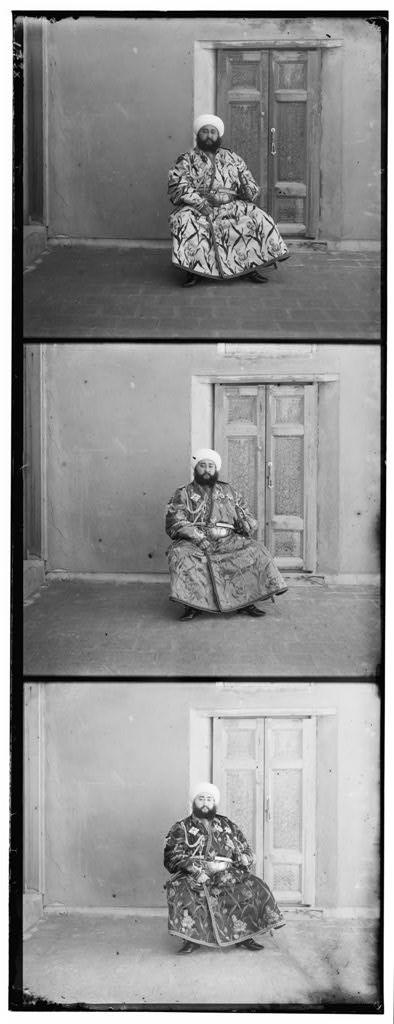
#> input picture hw1/prokudin-gorskii/00153v.jpg, 394 x 1024 px; the run also reads 1 picture not shown here
$ python main.py
#> lines starting #> are read from the running program, lines starting #| are printed output that depends on the picture
### hw1/util.py
# Utilities for EECS 442 Winter 2020 HW1
# Part of the code is based on the Dolly Zoom notebook created by David Fouhey
from itertools import product
import imageio
import matplotlib.pyplot as plt
import numpy as np


def generate_gif(R, file_name='cube.gif'):
    """
    Generate a gif of a rotating cube from a list of rotation matrices.

    Input:  R: A list of 3x3 rotation matrices.
            file_name: file_name to save files to.
    Output: None
    """
#> called with file_name = 'rotList.gif'
    with imageio.get_writer(file_name, mode='I') as writer:
        for rot in R:
            fig = renderCube(f=15, t=(0, 0, 3), R=rot)
            # Now we can save it to a numpy array.
            fig.canvas.draw()
            img = np.fromstring(fig.canvas.tostring_rgb(),
                                dtype=np.uint8,
                                sep='')
            img = img.reshape(fig.canvas.get_width_height()[::-1] + (3, ))
            writer.append_data(img)


def renderCube(f=15,
               scaleFToSize=None,
               t=np.array([0, 0, -3]),
               R=np.eye(3),
               file_name=None):
    """
    Renders a cube given camera instrinsics and extrinsics.

    Input:  f: focal length
            scaleFToSize: target size on the retina (sqrt of area)
            t: camera translation (3x1 numpy array)
            R: camera rotation (3x3 numpy array)
            file_name: file path to save image (if provided)

    Output: Matplotlib figure handle
    """
    # Render the cube
    L = generateCube()
    t = np.array(t)
    pL = projectLines(f, R, t, L)

    if scaleFToSize is not None:
        # Then adjust f so that the image is the right size
        xRange, yRange = xyrange(pL)
        geoMean = (xRange * yRange)**0.5
        f = (f / geoMean) * scaleFToSize
        # re-render with the right focal length
        pL = projectLines(f, R, t, L)

    # Generate plot
    fig = plt.figure()
    plt.title("Cube @ [x=%.1f y=%.1f z=%.1f] f=%f" % (t[0], t[1], t[2], f))
    for i in range(pL.shape[0]):
        u1, v1, u2, v2 = pL[i, :]
        plt.plot((u1, u2), (v1, v2), linewidth=2)

    # Format plot
    plt.axis('square')
    plt.xlim(-5, 5)
    plt.ylim(-5, 5)

    # Save to file if filename is provided
    if file_name:
        plt.savefig(file_name)

    return fig


def generateCube():
    """
    Generates the lines for a unit cube.
    Output: np array of lines.
    """
    lines = []
    for x, y, z in product([0, 1], [0, 1], [0, 1]):
        # all corners, check changing all the dirensions
        # if in the cube, keep, but then center at 0
        for dx, dy, dz in [(1, 0, 0), (-1, 0, 0), (0, 1, 0), (0, -1, 0),
                           (0, 0, 1), (0, 0, -1)]:
            xp, yp, zp = x + dx, y + dy, z + dz
            if min([xp, yp, zp]) >= 0 and max([xp, yp, zp]) <= 1:
                lines.append(
                    (x - 0.5, y - 0.5, z - 0.5, xp - 0.5, yp - 0.5, zp - 0.5))
    return np.vstack(lines)


# [4 lines left out: function xyrange, not called in this run]


def projectLines(f, R, t, L):
    """
    Projects lines using the camera intrinsic and extrinsic parameters.
    Input:  f: focal length
            R: camera rotation (3x3 numpy array)
            t: camera translation (3x1 numpy array)
            L: Nx6 numpy array depicting N lines in 3D
    Output: 2D projection of lines (Nx4 numpy array)
    """
    pL = np.zeros((L.shape[0], 4))
    for i in range(L.shape[0]):
        # rotate and translate
        p = np.dot(R, L[i, :3]) + t
        pp = np.dot(R, L[i, 3:]) + t
        # apply projection u = x*f/z; v = y*f/z
        # print("p: {}    pp: {}".format(p[2], pp[2]))
        pL[i, :2] = p[0] * f / p[2], p[1] * f / p[2]
        pL[i, 2:] = pp[0] * f / pp[2], pp[1] * f / pp[2]

    return np.vstack(pL)

### hw1/main.py
"""
Starter code for EECS 442 W21 HW1
"""
import os
import cv2
import numpy as np
import matplotlib; matplotlib.use('agg')
import matplotlib.pyplot as plt
from util import generate_gif, renderCube


def rotX(theta):
    """
    Generate 3D rotation matrix about X-axis
    Input:  theta: rotation angle about X-axis
    Output: Rotation matrix (3 x 3 array)

    """


    rot_x = np.zeros((3,3))
    rot_x[0,0] =1
    rot_x[1,1] = np.cos(theta)
    rot_x[1,2] = -(np.sin(theta))
    rot_x[2,1] = np.sin(theta)
    rot_x[2,2] = np.cos(theta)
    return rot_x


def rotY(theta):
    """
    Generate 3D rotation matrix about Y-axis
    Input:  theta: rotation angle along y-axis
    Output: Rotation matrix (3 x 3 array)
    """
    rot_y = np.zeros((3,3))
    rot_y[0,0] = np.cos(theta)
    rot_y[0,2] = np.sin(theta)
    rot_y[1,1] = 1
    rot_y[2,0] = -(np.sin(theta))
    rot_y[2,2] = np.cos(theta)
    return rot_y


def part1():
    # TODO: Solution for Q1
    # Task 1: Use rotY() to generate cube.gif
    rotList = [rotY(0), rotY(np.pi / 3), rotY(np.pi / 3 * 2), rotY(np.pi), rotY(np.pi / 3 * 4), rotY(np.pi / 3 * 5)]
    generate_gif(rotList, "rotList.gif")


    # Task 2:  Use rotX() and rotY() sequentially to check
    # the commutative property of Rotation Matrices
    rotList2 = [rotY(np.pi/4), np.dot(rotX(np.pi/4), rotY(np.pi/4))]
    generate_gif(rotList2, "YX.gif")
    rotList3 = [rotX(np.pi/4), np.dot(rotY(np.pi/4), rotX(np.pi/4))]
    generate_gif(rotList3, "XY.gif")

    # Task 3: Combine rotX() and rotY() to render a cube
    # projection such that end points of diagonal overlap
    # Hint: Try rendering the cube with multiple configrations
    # to narrow down the search region
    rotList4 = [np.dot(rotY(np.arcsin(np.sqrt(3) / 3)), rotX(np.pi/4))]
    generate_gif(rotList4, "onepoint.gif")
#> in part2, img is the input picture: shape (1024, 394); min 0, max 255, mean 145.2


def split_triptych(trip):
    """
    Split a triptych into thirds
    Input:  trip: a triptych (H x W matrix)
    Output: R, G, B martices
    """
    row, col = trip.shape
#> row = 1024; col = 394
    B, G, R = trip[0 : row // 3, :], trip[row // 3 : row // 3 * 2, :], trip[row // 3 * 2 : , :]
    # TODO: Split a triptych into thirds and
    # return three channels as numpy arrays
    return R, G, B


def normalized_cross_correlation(ch1, ch2):
    """
    Calculates similarity between 2 color channels
    Input:  ch1: channel 1 matrix
            ch2: channel 2 matrix
    Output: normalized cross correlation (scalar)
    """
    ch1_normed = ch1 / np.linalg.norm(ch1)
    ch2_normed = ch2 / np.linalg.norm(ch2)
    return np.sum(ch1_normed * ch2_normed)


def best_offset(ch1, ch2, metric, Xrange=np.arange(-10, 10),
                Yrange=np.arange(-10, 10)):
    """
    Input:  ch1: channel 1 matrix
            ch2: channel 2 matrix
            metric: similarity measure between two channels
            Xrange: range to search for optimal offset in vertical direction
            Yrange: range to search for optimal offset in horizontal direction
    Output: optimal offset for X axis and optimal offset for Y axis

    Note: Searching in Xrange would mean moving in the vertical
    axis of the image/matrix, Yrange is the horizontal axis
    """
    # TODO: Use metric to align ch2 to ch1 and return optimal offsets
    product = metric(ch1[15:-15,15:-15], ch2[15:-15,15:-15])
#> product = 0.973
    opt_vmov = 0
    opt_hmov = 0
    for vmov in Xrange:
        for hmov in Yrange:
            ch2_roll = np.roll(ch2, vmov, axis=0)
            ch2_roll = np.roll(ch2_roll, hmov, axis=1)
            product_temp = metric(ch1[15:-15, 15:-15], ch2_roll[15:-15, 15:-15])
            if product_temp > product:
                product = product_temp
                opt_hmov = hmov
                opt_vmov = vmov
#> this loop made 20 passes
#> after the loop, opt_hmov = -2; opt_vmov = -7; product = 0.98
    return opt_vmov, opt_hmov


def align_and_combine(R, G, B, metric):
    """
    Input:  R: red channel
            G: green channel
            B: blue channel
            metric: similarity measure between two channels
    Output: aligned RGB image
    """
    # TODO: Use metric to align the three channels
    # Hint: Use one channel as the anchor to align other two
    opt_G_v, opt_G_h = best_offset(R, G, metric)
#> opt_G_v = -7; opt_G_h = -2
    opt_B_v, opt_B_h = best_offset(R, B, metric)
#> the loop in best_offset (call 2), `for vmov in Xrange:` made 20 passes
#> pass 1, in normalized_cross_correlation (call 406), `ch2_normed = ch2 / np.linalg.norm(ch2)`:
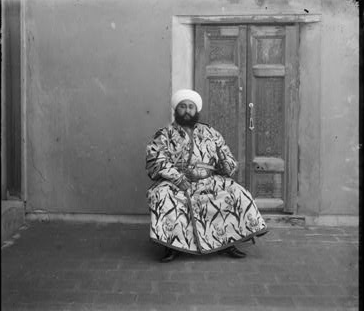
#> ch2_normed: shape (311, 364) float64; min 0, max 0.00616, mean 0.00282; drawn with min black and max white
#> opt_B_v = -10; opt_B_h = 0
    G = np.roll(G, opt_G_v, axis=0)
    G = np.roll(G, opt_G_h, axis=1)
    B = np.roll(B, opt_B_v, axis=0)
    B = np.roll(B, opt_B_h, axis=1)
    img = np.dstack((R, G, B))
#> img: shape (341, 394, 3)
    return img


def pyramid_align(filename):
    # TODO: Reuse the functions from task 2 to perform the
    # image pyramid alignment iteratively or recursively
#> called with filename = 'seoul_tableau'
    img = plt.imread("tableau/" + filename + ".jpg")
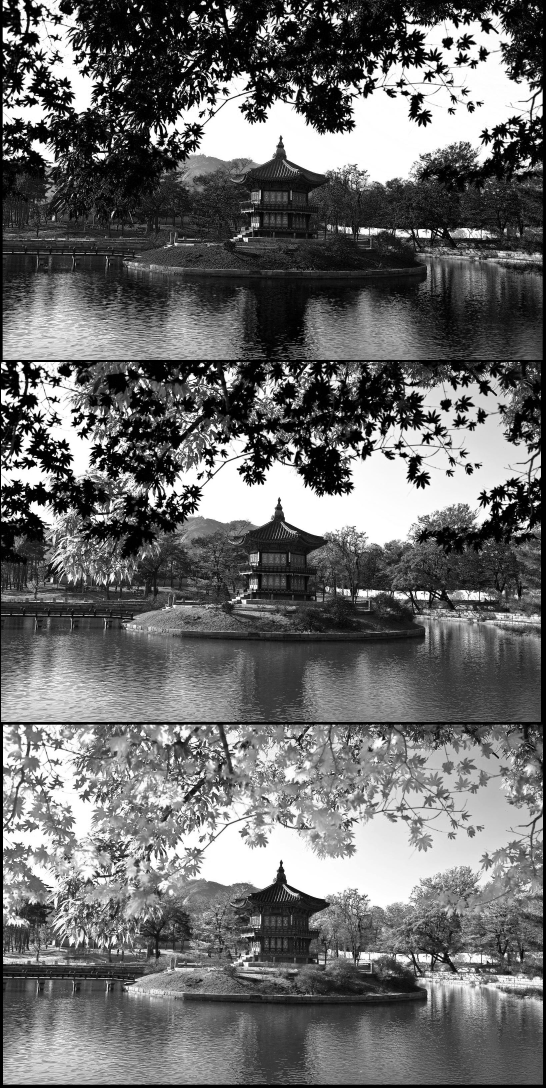
#> input picture hw1/tableau/seoul_tableau.jpg, 1636 x 3264 px (shown at 1/3 size)
#> img is the input picture: shape (3264, 1636); min 0, max 255, mean 107.6
    R, G, B = split_triptych(img)
    row, col = R.shape
#> row = 1088; col = 1636
    # level-0
    dim_0 = (col // 16, row // 16)
#> dim_0 = (102, 68)
    R_0 = cv2.resize(R, dim_0, interpolation=cv2.INTER_AREA)
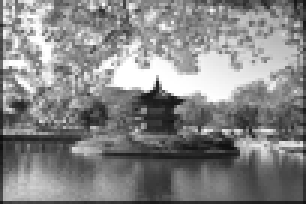
#> R_0: shape (68, 102) (shown 3 times larger); min 13, max 255, mean 133.6
    G_0 = cv2.resize(G, dim_0, interpolation=cv2.INTER_AREA)
    B_0 = cv2.resize(B, dim_0, interpolation=cv2.INTER_AREA)
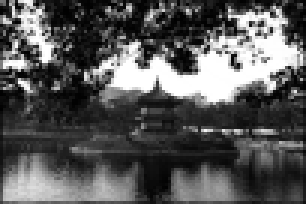
#> B_0: shape (68, 102) (shown 3 times larger); min 1, max 255, mean 87.3
    plt.imsave(filename + "_0_origin.jpg", np.dstack((R_0, G_0, B_0)))
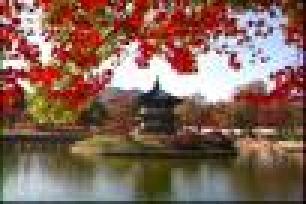
#> saved as seoul_tableau_0_origin.jpg: shape (68, 102, 3) (shown 3 times larger); mean R, G, B 133.2, 101.7, 87.5
    img = align_and_combine(R_0, G_0, B_0, normalized_cross_correlation)
#> in align_and_combine (call 2), `opt_G_v, opt_G_h = best_offset(R, G, metric)`: opt_G_v = 0
#> in align_and_combine (call 2), `img = np.dstack((R, G, B))`:
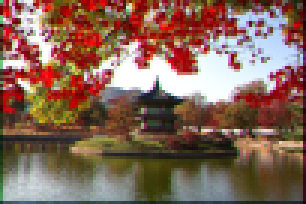
#> img: shape (68, 102, 3) (shown 3 times larger); mean of channels 0, 1, 2 133.6, 102, 87.3; drawn as R, G, B
    plt.imsave(filename + "_0.jpg", img)
    best_G_0 = best_offset(R_0, G_0, normalized_cross_correlation)
#> best_G_0 = (0, 0)
    best_B_0 = best_offset(R_0, B_0, normalized_cross_correlation)
#> the loop in best_offset (call 6), `for vmov in Xrange:` made 20 passes
#> pass 1, in normalized_cross_correlation (call 2013), `ch2_normed = ch2 / np.linalg.norm(ch2)`:
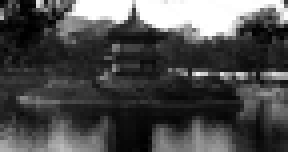
#> ch2_normed: shape (38, 72) float64 (shown 4 times larger); min 0.000363, max 0.0462, mean 0.014; drawn with min black and max white
#> best_B_0 = (0, 0)
    # level-1
    dim_1 = (col // 4, row // 4)
#> dim_1 = (409, 272)
    R_1 = cv2.resize(R, dim_1, interpolation=cv2.INTER_AREA)
    G_1 = cv2.resize(G, dim_1, interpolation=cv2.INTER_AREA)
    B_1 = cv2.resize(B, dim_1, interpolation=cv2.INTER_AREA)
    plt.imsave(filename + "_1_origin.jpg", np.dstack((R_1, G_1, B_1)))
    G_1 = np.roll(G_1, best_G_0[0] * 4, axis=0)
    G_1 = np.roll(G_1, best_G_0[1] * 4, axis=1)
    B_1 = np.roll(B_1, best_B_0[0] * 4, axis=0)
    B_1 = np.roll(B_1, best_B_0[1] * 4, axis=1)
    img = align_and_combine(R_1, G_1, B_1, normalized_cross_correlation)
    plt.imsave(filename + "_1.jpg", img)
    best_G_1 = best_offset(R_1, G_1, normalized_cross_correlation)
#> best_G_1 = (0, 2)
    best_B_1 = best_offset(R_1, B_1, normalized_cross_correlation)
#> best_B_1 = (-1, 0)
    # level-2
    dim_2 = (col, row)
#> dim_2 = (1636, 1088)
    R_2 = cv2.resize(R, dim_2, interpolation=cv2.INTER_AREA)
    G_2 = cv2.resize(G, dim_2, interpolation=cv2.INTER_AREA)
    B_2 = cv2.resize(B, dim_2, interpolation=cv2.INTER_AREA)
    plt.imsave(filename + "_2_origin.jpg", np.dstack((R_2, G_2, B_2)))
    G_2 = np.roll(G_2, best_G_0[0] * 16 + best_G_1[0] * 4, axis=0)
    G_2 = np.roll(G_2, best_G_0[1] * 16 + best_G_1[1] * 4, axis=1)
    B_2 = np.roll(B_2, best_B_0[0] * 16 + best_B_1[0] * 4, axis=0)
    B_2 = np.roll(B_2, best_B_0[1] * 16 + best_B_1[1] * 4, axis=1)
    img = align_and_combine(R_2, G_2, B_2, normalized_cross_correlation)
    plt.imsave(filename + "_2.jpg", img)


def part2():
    # TODO: Solution for Q2
    # Task 1: Generate a colour image by splitting
    # the triptych image and save it
    img = plt.imread("prokudin-gorskii/00153v.jpg")
    R, G, B = split_triptych(img)
    R = R[0:-1,:]
    img_new = np.dstack((R, G, B))
    plt.imsave("colored_image.jpg", img_new)

    # Task 2: Remove misalignment in the colour channels
    # by calculating best offset
    img_aligned = align_and_combine(R, G, B, normalized_cross_correlation)
    plt.imsave("aligned_colored.jpg", img_aligned)

    # Task 3: Pyramid alignment
    #seoul_tableau
    triptych = "seoul_tableau"
    pyramid_align(triptych)

def RGBtoLAB(image):

    image = (image*255).astype(np.uint8)
    imageLAB = cv2.cvtColor(image, cv2.COLOR_RGB2LAB)
    return imageLAB

def part3():
    # TODO: Solution for Q3
    image_indoor_normal = plt.imread('rubik/indoor.png')
#> (the run stopped early here; a loop or call above may not have finished)
